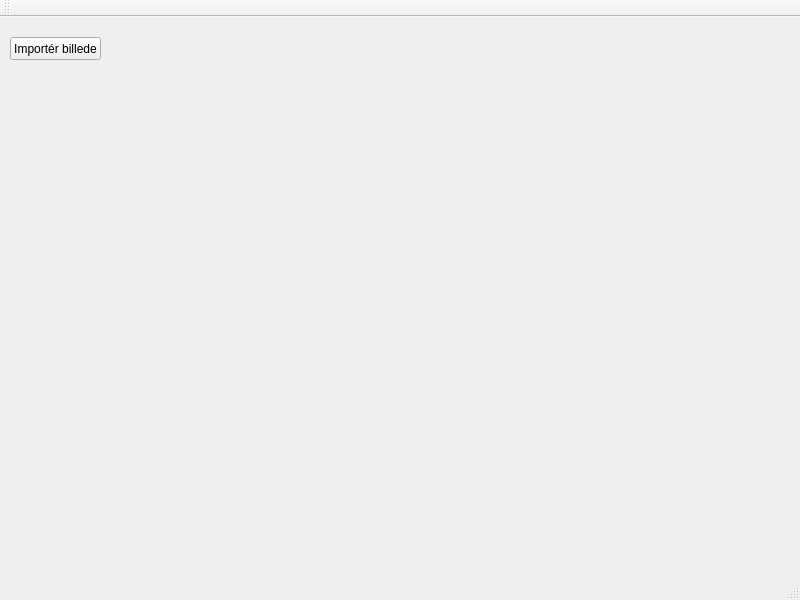
<?xml version="1.0" encoding="UTF-8"?>
<ui version="4.0">
 <class>MainWindow</class>
 <widget class="QMainWindow" name="MainWindow">
  <property name="geometry">
   <rect>
    <x>0</x>
    <y>0</y>
    <width>800</width>
    <height>600</height>
   </rect>
  </property>
  <property name="windowTitle">
   <string>MainWindow</string>
  </property>
  <widget class="QWidget" name="centralWidget">
   <widget class="QPushButton" name="importerBilledeButton">
    <property name="geometry">
     <rect>
      <x>10</x>
      <y>20</y>
      <width>91</width>
      <height>23</height>
     </rect>
    </property>
    <property name="text">
     <string>Importér billede</string>
    </property>
   </widget>
   <widget class="QLabel" name="visBilledeLabel">
    <property name="geometry">
     <rect>
      <x>130</x>
      <y>120</y>
      <width>531</width>
      <height>341</height>
     </rect>
    </property>
    <property name="text">
     <string/>
    </property>
   </widget>
  </widget>
  <widget class="QMenuBar" name="menuBar">
   <property name="geometry">
    <rect>
     <x>0</x>
     <y>0</y>
     <width>800</width>
     <height>21</height>
    </rect>
   </property>
  </widget>
  <widget class="QToolBar" name="mainToolBar">
   <attribute name="toolBarArea">
    <enum>TopToolBarArea</enum>
   </attribute>
   <attribute name="toolBarBreak">
    <bool>false</bool>
   </attribute>
  </widget>
  <widget class="QStatusBar" name="statusBar"/>
 </widget>
 <layoutdefault spacing="6" margin="11"/>
 <resources/>
 <connections/>
</ui>
